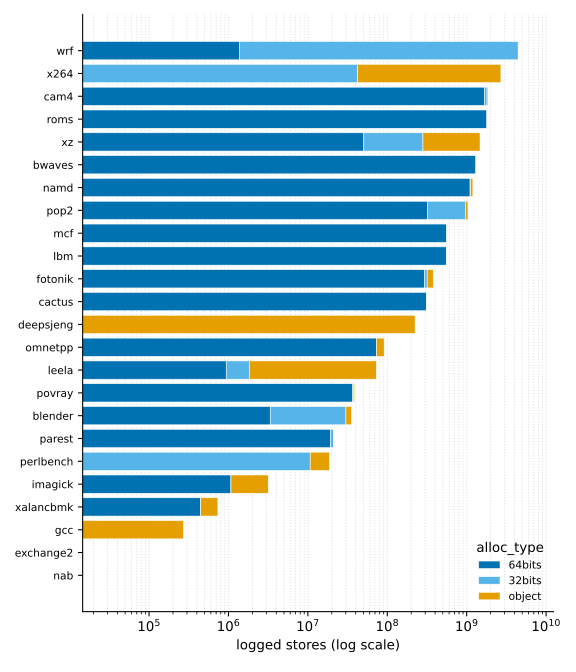

Here is the Python script that generated this plot:
#!/usr/bin/env python3
"""Figure 1 — per-bench logged-store volume, broken down by alloc_type.

Horizontal stacked bars, log-x, sorted by total store count descending.
`alloc_type` reports the *alignment class* of the allocation behind each
store (8-byte / 4-byte / object), not whether the value is float or int.
"""
from pathlib import Path

import matplotlib.pyplot as plt
import pandas as pd

HERE = Path(__file__).resolve().parent
OUT  = HERE / "figure.svg"

# Colorblind-safe (Wong palette).
COLORS = {"64bits": "#0072B2", "32bits": "#56B4E9", "object": "#E69F00"}


def main() -> None:
    df = pd.read_csv(HERE / "result.csv").sort_values("stores")

    fig, ax = plt.subplots(figsize=(6.0, 7.0))
    y       = range(len(df))
    left    = [0] * len(df)
    for col, label in [("stores_64bits", "64bits"),
                       ("stores_32bits", "32bits"),
                       ("stores_object", "object")]:
        ax.barh(y, df[col], left=left, color=COLORS[label],
                label=label, edgecolor="white", linewidth=0.4)
        left = [l + v for l, v in zip(left, df[col])]

    ax.set_yticks(list(y))
    ax.set_yticklabels(df["bench"], fontsize=8)
    ax.set_xscale("log")
    ax.set_xlabel("logged stores (log scale)")
    ax.grid(axis="x", which="both", linestyle=":", alpha=0.4)
    ax.set_axisbelow(True)
    ax.legend(title="alloc_type", loc="lower right", frameon=False, fontsize=8)
    for spine in ("top", "right"):
        ax.spines[spine].set_visible(False)

    fig.tight_layout()
    fig.savefig(OUT, format="svg")
    print(f"wrote {OUT}")


if __name__ == "__main__":
    main()
